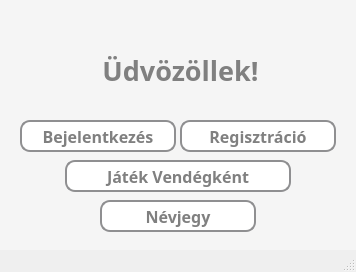
<?xml version="1.0" encoding="UTF-8"?>
<ui version="4.0">
 <class>MainWindow</class>
 <widget class="QMainWindow" name="MainWindow">
  <property name="geometry">
   <rect>
    <x>0</x>
    <y>0</y>
    <width>356</width>
    <height>272</height>
   </rect>
  </property>
  <property name="windowTitle">
   <string>Üdvözöllek!</string>
  </property>
  <property name="styleSheet">
   <string notr="true"/>
  </property>
  <widget class="QWidget" name="centralwidget">
   <widget class="QWidget" name="widget" native="true">
    <property name="geometry">
     <rect>
      <x>0</x>
      <y>0</y>
      <width>356</width>
      <height>251</height>
     </rect>
    </property>
    <property name="styleSheet">
     <string notr="true">* {
	background-color: whitesmoke;
    font-size: 16px;
    font-weight: bold;
}</string>
    </property>
    <widget class="QLabel" name="welcomeLabel">
     <property name="enabled">
      <bool>true</bool>
     </property>
     <property name="geometry">
      <rect>
       <x>60</x>
       <y>30</y>
       <width>241</width>
       <height>81</height>
      </rect>
     </property>
     <property name="font">
      <font>
       <family>Corbel</family>
       <pointsize>20</pointsize>
       <bold>true</bold>
      </font>
     </property>
     <property name="layoutDirection">
      <enum>Qt::LeftToRight</enum>
     </property>
     <property name="styleSheet">
      <string notr="true">* {
	font-size: 20pt;
	color: grey;
}</string>
     </property>
     <property name="frameShape">
      <enum>QFrame::NoFrame</enum>
     </property>
     <property name="text">
      <string>Üdvözöllek!</string>
     </property>
     <property name="textFormat">
      <enum>Qt::PlainText</enum>
     </property>
     <property name="scaledContents">
      <bool>true</bool>
     </property>
     <property name="alignment">
      <set>Qt::AlignCenter</set>
     </property>
    </widget>
    <widget class="QPushButton" name="loginButton">
     <property name="geometry">
      <rect>
       <x>20</x>
       <y>120</y>
       <width>156</width>
       <height>32</height>
      </rect>
     </property>
     <property name="font">
      <font>
       <family>Corbel</family>
       <pointsize>-1</pointsize>
       <bold>true</bold>
      </font>
     </property>
     <property name="styleSheet">
      <string notr="true">* {
	background-color: white;
	border: 2px solid #8f8f91;
	border-radius: 10px;
	color: grey;
}

*:hover {
	background-color: rgb(120, 120, 220);
	color: white;
}</string>
     </property>
     <property name="text">
      <string>Bejelentkezés</string>
     </property>
    </widget>
    <widget class="QPushButton" name="registerButton">
     <property name="geometry">
      <rect>
       <x>180</x>
       <y>120</y>
       <width>156</width>
       <height>32</height>
      </rect>
     </property>
     <property name="font">
      <font>
       <family>Corbel</family>
       <pointsize>-1</pointsize>
       <bold>true</bold>
      </font>
     </property>
     <property name="styleSheet">
      <string notr="true">* {
	background-color: white;
	border: 2px solid #8f8f91;
	border-radius: 10px;
	color: grey;
}

*:hover {
	background-color: rgb(120, 120, 220);
	color: white;
}</string>
     </property>
     <property name="text">
      <string>Regisztráció</string>
     </property>
    </widget>
    <widget class="QPushButton" name="playAsGuestButton">
     <property name="geometry">
      <rect>
       <x>65</x>
       <y>160</y>
       <width>226</width>
       <height>32</height>
      </rect>
     </property>
     <property name="font">
      <font>
       <family>Corbel</family>
       <pointsize>-1</pointsize>
       <bold>true</bold>
      </font>
     </property>
     <property name="styleSheet">
      <string notr="true">* {
	background-color: white;
	border: 2px solid #8f8f91;
	border-radius: 10px;
	color: grey;
}

*:hover {
	background-color: rgb(120, 120, 220);
	color: white;
}</string>
     </property>
     <property name="text">
      <string>Játék Vendégként</string>
     </property>
    </widget>
    <widget class="QPushButton" name="aboutButton">
     <property name="geometry">
      <rect>
       <x>100</x>
       <y>200</y>
       <width>156</width>
       <height>32</height>
      </rect>
     </property>
     <property name="font">
      <font>
       <family>Corbel</family>
       <pointsize>-1</pointsize>
       <bold>true</bold>
      </font>
     </property>
     <property name="styleSheet">
      <string notr="true">* {
	background-color: white;
	border: 2px solid #8f8f91;
	border-radius: 10px;
	color: grey;
}

*:hover {
	background-color: rgb(120, 120, 220);
	color: white;
}</string>
     </property>
     <property name="text">
      <string>Névjegy</string>
     </property>
    </widget>
   </widget>
  </widget>
  <widget class="QStatusBar" name="statusbar"/>
 </widget>
 <resources/>
 <connections/>
</ui>
